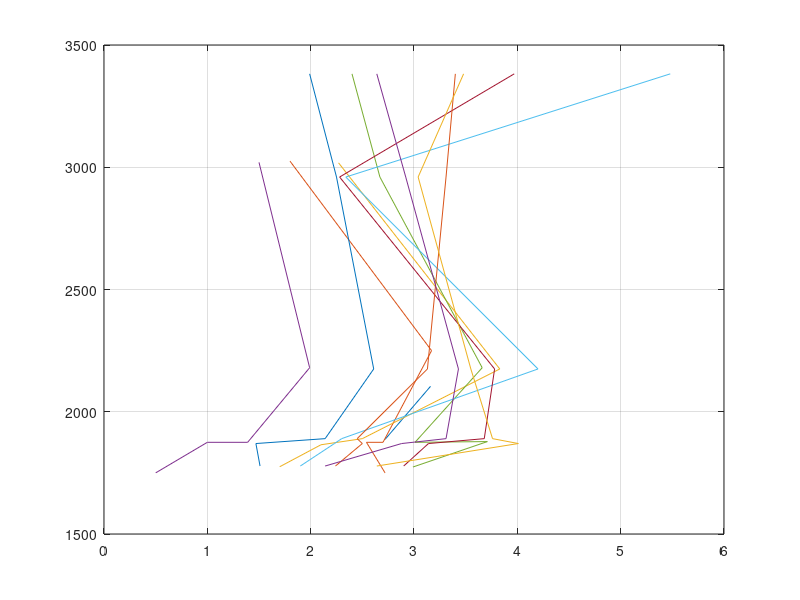
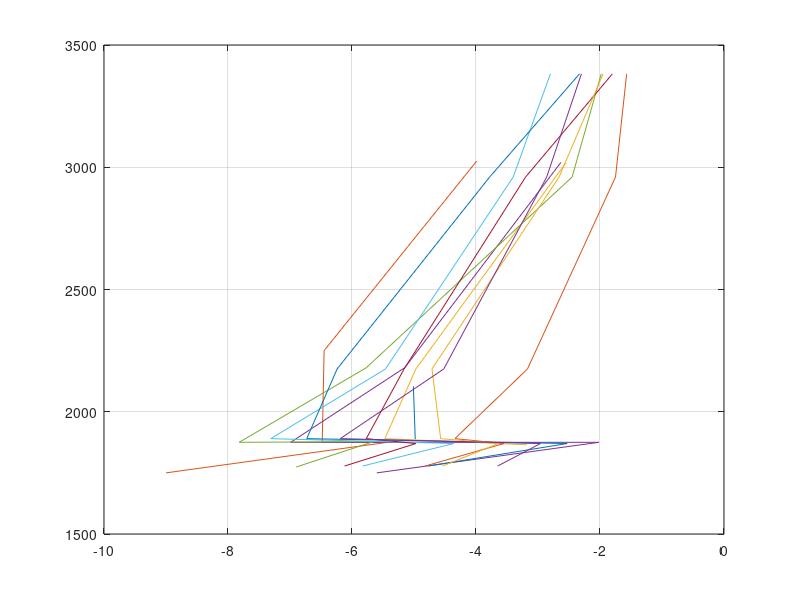
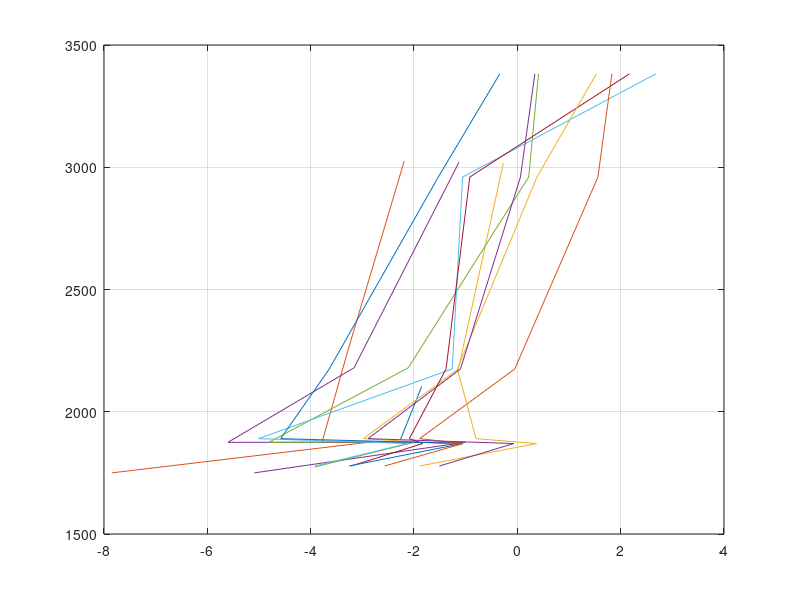

The MATLAB source for these figures, in order:
clear;close all;

tt=struct;

tt.y2002.elevation=[nan	nan	2104	1887	nan	1720];
tt.y2002.winter=[nan	nan	3.16	2.72	nan	2.64];
tt.y2002.summer=[nan	nan	-5.01	-4.98	nan	-3.50];
tt.y2002.annual=[nan	nan	-1.85	-2.26	nan	-0.86];

tt.y2003.elevation=[nan	3025	2250	1875	1875	1750];
tt.y2003.winter=[nan	1.80	3.17	2.70	2.54	2.72];
tt.y2003.summer=[nan	-3.99	-6.45	-6.48	-5.43	-9.00];
tt.y2003.annual=[nan	-2.19	-3.28	-3.78	-2.89	-7.85];

tt.y2004.elevation=[nan	3018	2175	1890	1865	1775];
tt.y2004.winter=[nan	2.27	3.83	2.50	2.10	1.70];
tt.y2004.summer=[nan	-2.55	-4.97	-5.47	-3.18	nan];
tt.y2004.annual=[nan	-0.27	-1.14	-2.98	-1.07	nan];

tt.y2005.elevation=[nan	3020	2180	1875	1875	1750 ];
tt.y2005.winter=[nan	1.50	1.99	1.39	1.00	0.50 ];
tt.y2005.summer=[nan	-2.63	-5.15	-6.99	-2.02	-5.60 ];
tt.y2005.annual=[nan	-1.13	-3.16	-5.60	-1.01	-5.09 ];

tt.y2006.elevation=[3382	2960	2180	1875	1878	1774 ];
tt.y2006.winter=[2.40	2.67	3.66	3.01	3.71	2.99 ];
tt.y2006.summer=[-1.98	-2.45	-5.77	-7.82	-5.65	-6.90 ];
tt.y2006.annual=[0.41	0.22	-2.11	-4.81	-1.94	-3.92 ];

tt.y2007.elevation=[3382	2960	2175	1890	1870	1778 ];
tt.y2007.winter=[5.48	2.34	4.20	2.30	2.23	1.90 ];
tt.y2007.summer=[-2.80	-3.40	-5.46	-7.31	-4.36	-5.83 ];
tt.y2007.annual=[2.68	-1.06	-1.26	-5.01	-2.13	-3.92 ];

tt.y2008.elevation=[3382	2960	2175	1890	1870	1778 ];
tt.y2008.winter=[3.97	2.28	3.78	3.68	3.14	2.90 ];
tt.y2008.summer=[-1.80	-3.20	-5.16	-5.77	-4.97	-6.12 ];
tt.y2008.annual=[2.17	-0.92	-1.38	-2.09	-1.83	-3.22 ];

tt.y2009.elevation=[3382	2960	2175	1890	1870	1778 ];
tt.y2009.winter=[1.99	2.25	2.61	2.14	1.47	1.51 ];
tt.y2009.summer=[-2.33	-3.78	-6.24	-6.73	-2.53	-4.77 ];
tt.y2009.annual=[-0.34	-1.53	-3.64	-4.58	-1.06	-3.26 ];

tt.y2010.elevation=[3382	2960	2175	1890	1870	1778 ];
tt.y2010.winter=[3.40	3.31	3.13	2.45	2.50	2.24 ];
tt.y2010.summer=[-1.57	-1.75	-3.17	-4.34	-3.55	-4.82 ];
tt.y2010.annual=[1.83	1.56	-0.05	-1.89	-1.05	-2.57 ];

tt.y2011.elevation=[3382	2960	2175	1890	1870	1778 ];
tt.y2011.winter=[3.48	3.04	3.55	3.76	4.01	2.64 ];
tt.y2011.summer=[-1.95	-2.66	-4.71	-4.57	-3.64	-4.54 ];
tt.y2011.annual=[1.53	0.38	-1.16	-0.80	0.37	-1.89 ];

tt.y2012.elevation=[3382	2960	2175	1890	1870	1778 ];
tt.y2012.winter=[2.64	2.92	3.43	3.31	2.88	2.14 ];
tt.y2012.summer=[-2.30	-2.86	-4.52	-6.19	-2.96	-3.65 ];
tt.y2012.annual=[0.34	0.06	-1.10	-2.89	-0.07	-1.51 ];

years=2002:2012;




figure(1);
hold on;
grid on;
box on;
for ii=1:length(years)
    
    year=years(ii);
    yr=num2str(year);
    xx=strcat('y',yr);
    plot(tt.(xx).winter,tt.(xx).elevation)
end

figure(2);
hold on;
grid on;
box on;
for ii=1:length(years)
    
    year=years(ii);
    yr=num2str(year);
    xx=strcat('y',yr);
    plot(tt.(xx).summer,tt.(xx).elevation)
end

figure(3);
hold on;
grid on;
box on;
for ii=1:length(years)
    
    year=years(ii);
    yr=num2str(year);
    xx=strcat('y',yr);
    plot(tt.(xx).annual,tt.(xx).elevation)
end










